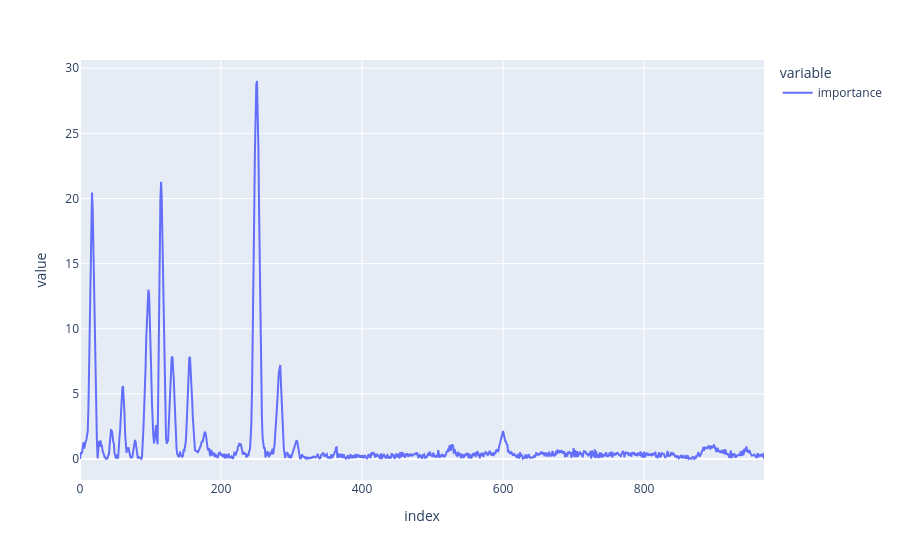

Notebook code cell kept with this figure:
### Code cell
X_sv = svm_model[3].support_vectors_            # shape (n_SV, n_features)
alpha_dual = svm_model[3].dual_coef_.ravel()    # shape (n_SV,)

# Calculando os coeficientes p usando os vetores de suporte e os multiplicadores de Lagrange
pvetor = pd.DataFrame({'energia' : Xcalclass.columns,
                       'importance': (X_sv.T) @ alpha_dual})
pvetor['importance'] = np.abs(pvetor['importance'])
pvetor['importance'].plot()

### Figure 1 — Plotly figure (JSON) as saved in the notebook; plotly's stock layout.template omitted (floating-point values rounded to 4 significant figures; data arrays with more than 128 entries replaced by an {"elided": "..."} marker saying what was removed)
{"data": [{"hovertemplate": "variable=importance<br>index=%{x}<br>value=%{y}<extra></extra>", "legendgroup": "importance", "line": {"color": "#636efa", "dash": "solid"}, "marker": {"symbol": "circle"}, "mode": "lines", "name": "importance", "orientation": "v", "showlegend": true, "type": "scatter", "x": {"elided": "971 int values"}, "xaxis": "x", "y": {"elided": "971 float values"}, "yaxis": "y"}], "layout": {"legend": {"title": {"text": "variable"}, "tracegroupgap": 0}, "margin": {"t": 60}, "xaxis": {"anchor": "y", "domain": [0, 1], "title": {"text": "index"}}, "yaxis": {"anchor": "x", "domain": [0, 1], "title": {"text": "value"}}}}
